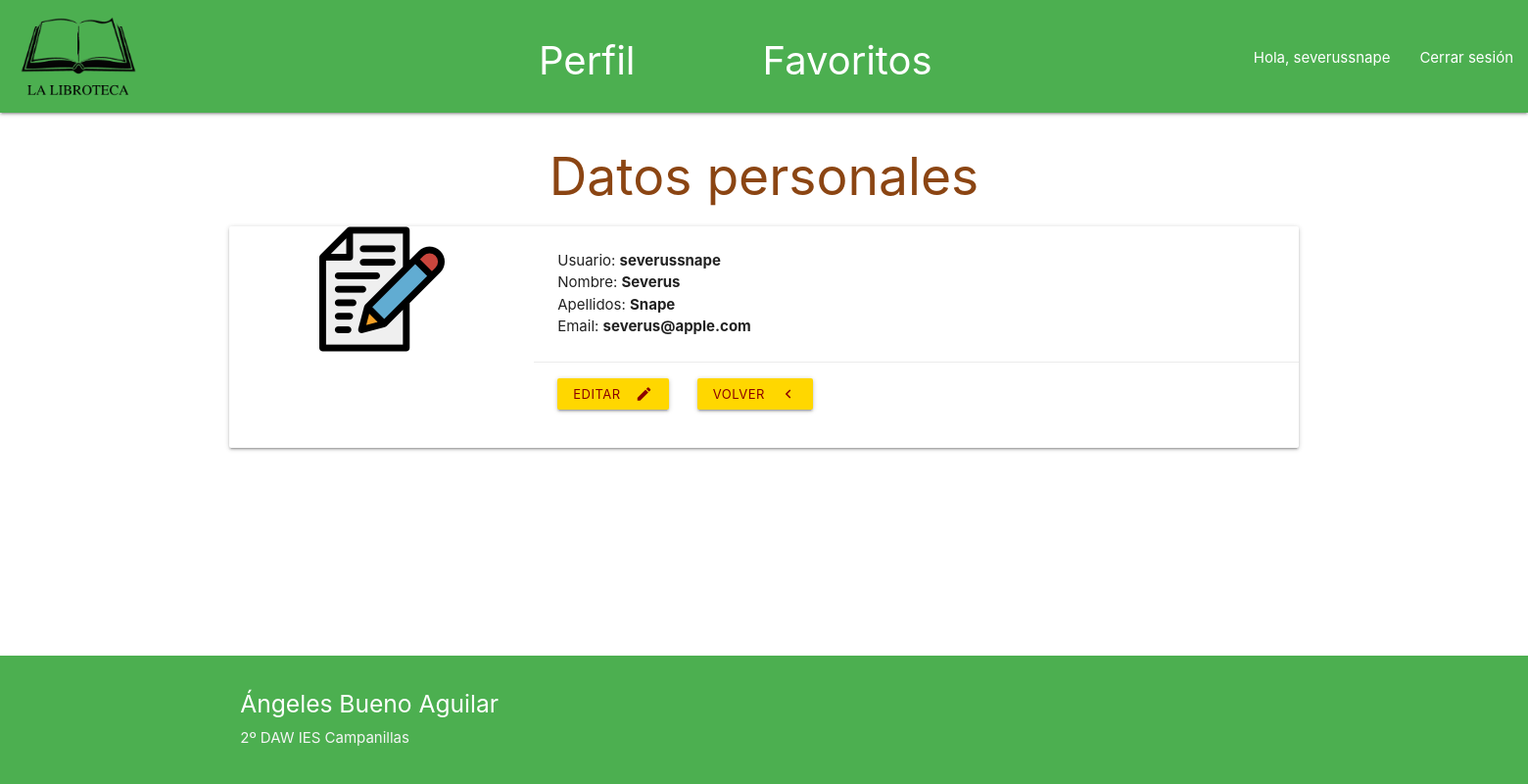
Page /perfil.php (signed in) on the committed database.
### tables this page shows
CREATE TABLE IF NOT EXISTS `usuario` (
  `idUsuario` int(11) NOT NULL AUTO_INCREMENT,
  `usuario` varchar(15) NOT NULL,
  `password` varchar(33) NOT NULL,
  `nombre` varchar(100) NOT NULL,
  `apellidos` varchar(100) NOT NULL,
  `email` varchar(100) NOT NULL,
  PRIMARY KEY (`idUsuario`)
);

### libs/Sesion.php (called while the page is built, shortened)
<?php
	require_once "Usuario.php" ;
	class Sesion {
		private $expire_time = 300;
		private $usuario          = null ;
		private static $instancia = null ;
		public function getUser():Usuario
		{
			return $this->usuario ;
		}
		public static function iniciarSesion()
		{
			if (isset($_SESSION["session"])):
				self::$instancia = unserialize($_SESSION["session"]) ;
			else:
				if (is_null(self::$instancia)):
					self::$instancia = new Sesion() ;
				endif ;
			endif ;
			return self::$instancia ;
		}
		private function isExpired()
		{
			$tme_log = $_SESSION["time"] ;
			$tme_act = time() ;
			return (($tme_act - $tme_log) > $this->expire_time) ;
		}
		private function isLogged()
		{
			return !empty($_SESSION) ;
		}
		public function checkActiveSession()
		{
			if ($this->isLogged()):
				if ($this->isExpired()):
                    header("location:http://libroteca.epizy.com/disconnect.php");
					$this->close() ;
					return false ;
				else:
					return true ;
				endif ;
			else:
				return false ;
			endif ;
		}
	}

### libs/Usuario.php (called while the page is built, shortened)
<?php
	class Usuario {
		public function __get($prop)
		{
			return $this->$prop ;
		}
	}

### perfil.php (the view, shortened to what this page needs)
<?php
require_once "libs/Sesion.php" ;
require_once "libs/Usuario.php" ;
$ses = Sesion::iniciarSesion() ;
$lnk = new mysqli("sql111.epizy.com","epiz_23053888","JnGYBbA35hYECtp","epiz_23053888_libroteca")
or	die("**Error de conexión: $lnk->connect_errno") ;
$lnk->set_charset("utf8") ;
if ($ses->checkActiveSession()):
  $usuario = $ses->getUser() ;
  $idUsuario = $usuario->idUsuario;
  $sql = $lnk->query("SELECT * FROM usuario WHERE idUsuario = '$idUsuario'");
  $usuarioArray = mysqli_fetch_assoc($sql);
  $userName = $usuarioArray["usuario"];
  $nombre = $usuarioArray["nombre"];
  $apellidos = $usuarioArray["apellidos"];
  $email = $usuarioArray["email"];
?>
  <!DOCTYPE html>
  <html lang="es">
    <head>
      <link type="text/css" rel="stylesheet" href="css/materialize.min.css" media="screen,projection" />
      <link rel="stylesheet" href="css/style.css">
    </head>
    <body class="">
        <header class="header">
          <nav class="nav-extended">
            <div class="nav-wrapper nav-propia">
              <a href="http://libroteca.epizy.com/" class="brand-logo"><img class="logo" src="css/img/logo.png" alt="logo"></a>
              <ul class="nav-pags">
                <li class="tab"><a href="perfil.php" style="margin-right: 100px">Perfil</a></li>
                <li class="tab"><a class="active" href="verFavoritos.php">Favoritos</a></li>
              </ul>
              <ul id="nav-mobile" class="right hide-on-med-and-down nav-2">
                <li class="hola-usr">Hola, <?= $userName ?></li>
                <li><a
                href="http://libroteca.epizy.com/logout.php">Cerrar sesión</a></li>
              </ul>
            </div>
          </nav>
        </header>
        <div class="container" style="flex: 1 0 auto">
          <div class="col s6 m7">
            <h2 class="header" style="text-align:center; color:saddlebrown">Datos personales</h2>
            <div class="card horizontal">
              <div class="card-image" style="width: 28.5%">
                <img src="css/img/editar.png" style="margin: 0 auto">
              </div>
              <div class="card-stacked">
                <div class="card-content">
                  <p>Usuario: <b><?= $userName ?></b></p>
                  <p>Nombre: <b><?= $nombre ?></b></p>
                  <p>Apellidos: <b><?= $apellidos ?></b></p>
                  <p>Email: <b><?= $email ?></b></p>
                </div>
                <div class="card-action">
                <a href="editarPerfil.php" class="waves-effect waves-light btn-small btn btn-fav" style="margin-right: 25px; cursor: pointer"><i class="material-icons right">edit</i>Editar</a>
                <a href="index.php" class="waves-effect waves-light btn-small btn btn-fav" style="margin-right: 25px; cursor: pointer"><i class="material-icons right">keyboard_arrow_left</i>Volver</a>
                <br/>
                <br/>
                </div>
              </div>
            </div>
          </div>
        </div>
        <footer class="page-footer footer-propio">
          <div class="container">
            <div class="row">
              <div class="col l6 s12">
                <h5 class="white-text">Ángeles Bueno Aguilar</h5>
                <p class="grey-text text-lighten-4">2º DAW IES Campanillas</p>
              </div>
            </div>
          </div>
        </footer>
      </body>
    </html>
<?php
else:
require_once("disconnect.php") ;
endif;
?>

### css/style.css (style rules this page uses)
* { margin: 0; padding: 0; }
body { display: flex; min-height: 100vh; flex-direction: column; }
.nav-propia { height: 115px!important; }
.logo { max-height: 120px!important; position: relative; left: 20px; top: -5px; }
.hola-usr { padding: 0 15px; }
.nav-extended { background-color: #4caf50!important; }
.btn { background-color: #00b241!important; }
.btn-fav { background-color: gold!important; color: darkred!important; cursor: default; }
.nav-pags { position: relative; left: 535px; top: 30px; }
.nav-pags a { font-size: 30pt; }
.nav-2 { position: relative; top: 27px; }
.footer-propio { padding-bottom: 15.4px; background-color: #4caf50!important; }

### rows in the picture
usuario: usuario "severussnape", nombre "Severus", apellidos "Snape", email "severus@apple.com"
